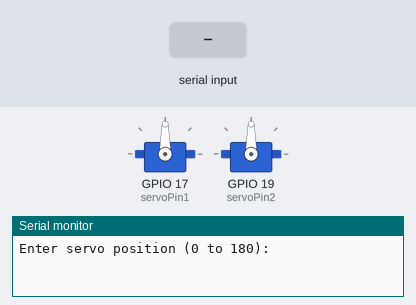
Simulated run of this sketch. Board: ESP32. Shown: 2 × servo, the last lines printed to the serial monitor. Inputs (shaded band) come from the test bench.

Above: at 1.2 s.
1.3 s: "30,150\n" received over Serial
At 2.2 s:
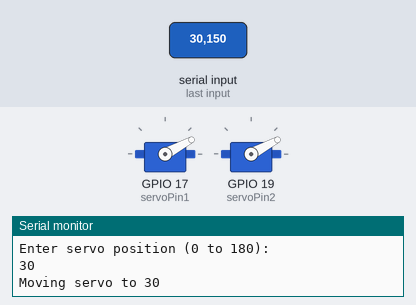
2.8 s: "5\n" received over Serial
At 3.4 s:
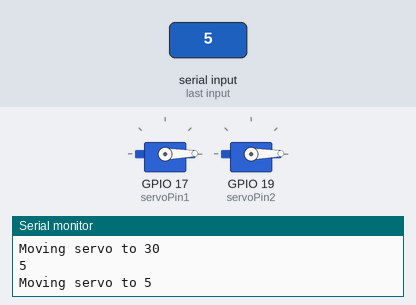
Timing chart, 0 to 5.8 s (numbered marks = the images above; inputs shaded):
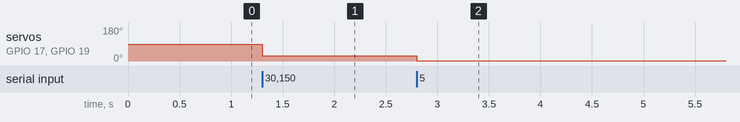

The sketch:

servo.ino
```cpp
#include <Servo.h>

static const int servoPin1 = 17;
static const int servoPin2 = 19;
Servo servo1;
Servo servo2;

void setup() {
  Serial.begin(115200); // Start the serial communication
  servo1.attach(servoPin1); // Attach the servo on pin 19 to the servo object
  servo2.attach(servoPin2);
  Serial.println("Enter servo position (0 to 180):");
}

void loop() {
	String inputString = ""; // String to store incoming data
	if (Serial.available()) {
		inputString = Serial.readStringUntil('\n'); // Read the incoming data until newline
		Serial.println(inputString.toInt());  // Echo back the received string
		int posDegrees = inputString.toInt();
		if (posDegrees >= 0 && posDegrees <= 180) {
			int pulseWidth = map(posDegrees, 0, 180, 500, 2500); // Map angle to pulse width
			servo1.writeMicroseconds(pulseWidth); // Set servo position more accurately
			servo2.writeMicroseconds(pulseWidth); // Set servo position more accurately
			// servo1.write(posDegrees); // Set the servo position
			Serial.print("Moving servo to ");
			Serial.println(posDegrees);
		} else {
			Serial.println("Position out of range. Please enter a value between 0 and 180.");
		}
		inputString = "";
	}
}
	// servo1.write(0);
	// delay(500);
	// servo1.write(90);
	// delay(500);
	// servo1.write(180);
	// delay(500);
```

Measured:
- after the input at 1.3 s, servo on GPIO 17 (servoPin1), servo on GPIO 19 (servoPin2): 90° → 28° at once
- after the input at 2.8 s, servo on GPIO 17 (servoPin1), servo on GPIO 19 (servoPin2): 28° → 1° at once
